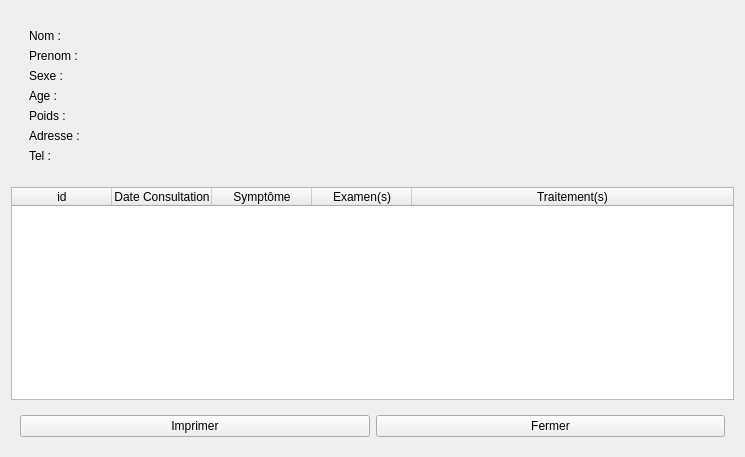
<?xml version="1.0" encoding="UTF-8"?>
<ui version="4.0">
 <class>fiche</class>
 <widget class="QWidget" name="fiche">
  <property name="windowModality">
   <enum>Qt::ApplicationModal</enum>
  </property>
  <property name="geometry">
   <rect>
    <x>0</x>
    <y>0</y>
    <width>745</width>
    <height>457</height>
   </rect>
  </property>
  <property name="windowTitle">
   <string>Fiche du Patient</string>
  </property>
  <layout class="QVBoxLayout" name="verticalLayout">
   <item>
    <widget class="QWidget" name="widget_2" native="true">
     <layout class="QHBoxLayout" name="horizontalLayout">
      <item>
       <widget class="QWidget" name="widget" native="true">
        <layout class="QFormLayout" name="formLayout">
         <item row="0" column="0">
          <widget class="QLabel" name="label">
           <property name="text">
            <string>Nom :</string>
           </property>
          </widget>
         </item>
         <item row="0" column="1">
          <widget class="QLabel" name="nom">
           <property name="text">
            <string/>
           </property>
          </widget>
         </item>
         <item row="1" column="0">
          <widget class="QLabel" name="label_2">
           <property name="text">
            <string>Prenom :</string>
           </property>
          </widget>
         </item>
         <item row="3" column="0">
          <widget class="QLabel" name="label_3">
           <property name="text">
            <string>Age :</string>
           </property>
          </widget>
         </item>
         <item row="4" column="0">
          <widget class="QLabel" name="label_4">
           <property name="text">
            <string>Poids :</string>
           </property>
          </widget>
         </item>
         <item row="5" column="0">
          <widget class="QLabel" name="label_5">
           <property name="text">
            <string>Adresse :</string>
           </property>
          </widget>
         </item>
         <item row="1" column="1">
          <widget class="QLabel" name="prenom">
           <property name="text">
            <string/>
           </property>
          </widget>
         </item>
         <item row="3" column="1">
          <widget class="QLabel" name="age">
           <property name="text">
            <string/>
           </property>
          </widget>
         </item>
         <item row="4" column="1">
          <widget class="QLabel" name="poids">
           <property name="text">
            <string/>
           </property>
          </widget>
         </item>
         <item row="5" column="1">
          <widget class="QLabel" name="add">
           <property name="text">
            <string/>
           </property>
          </widget>
         </item>
         <item row="2" column="0">
          <widget class="QLabel" name="label_11">
           <property name="text">
            <string>Sexe :</string>
           </property>
          </widget>
         </item>
         <item row="2" column="1">
          <widget class="QLabel" name="sexe">
           <property name="text">
            <string/>
           </property>
          </widget>
         </item>
         <item row="6" column="0">
          <widget class="QLabel" name="label_6">
           <property name="text">
            <string>Tel :</string>
           </property>
          </widget>
         </item>
         <item row="6" column="1">
          <widget class="QLabel" name="tel">
           <property name="text">
            <string/>
           </property>
          </widget>
         </item>
        </layout>
       </widget>
      </item>
      <item>
       <widget class="QLabel" name="label_7">
        <property name="maximumSize">
         <size>
          <width>150</width>
          <height>150</height>
         </size>
        </property>
        <property name="text">
         <string/>
        </property>
        <property name="pixmap">
         <pixmap>../../../../../.designer/res/ptt.svg</pixmap>
        </property>
        <property name="scaledContents">
         <bool>true</bool>
        </property>
       </widget>
      </item>
     </layout>
    </widget>
   </item>
   <item>
    <widget class="QTableWidget" name="vue">
     <attribute name="horizontalHeaderCascadingSectionResizes">
      <bool>true</bool>
     </attribute>
     <attribute name="horizontalHeaderShowSortIndicator" stdset="0">
      <bool>true</bool>
     </attribute>
     <attribute name="horizontalHeaderStretchLastSection">
      <bool>true</bool>
     </attribute>
     <attribute name="verticalHeaderCascadingSectionResizes">
      <bool>false</bool>
     </attribute>
     <column>
      <property name="text">
       <string>id</string>
      </property>
     </column>
     <column>
      <property name="text">
       <string>Date Consultation</string>
      </property>
     </column>
     <column>
      <property name="text">
       <string>Symptôme</string>
      </property>
     </column>
     <column>
      <property name="text">
       <string>Examen(s)</string>
      </property>
     </column>
     <column>
      <property name="text">
       <string>Traitement(s)</string>
      </property>
     </column>
    </widget>
   </item>
   <item>
    <widget class="QWidget" name="widget_3" native="true">
     <layout class="QHBoxLayout" name="horizontalLayout_2">
      <item>
       <widget class="QPushButton" name="pushButton">
        <property name="text">
         <string>Imprimer</string>
        </property>
       </widget>
      </item>
      <item>
       <widget class="QPushButton" name="fermer">
        <property name="text">
         <string>Fermer</string>
        </property>
       </widget>
      </item>
     </layout>
    </widget>
   </item>
  </layout>
 </widget>
 <resources/>
 <connections/>
</ui>
